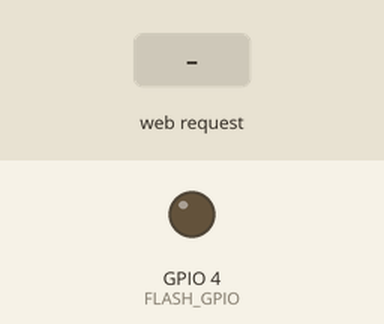
Simulated run of this sketch. Board: ESP32. On the bench: output pins drawn as LEDs (lit = HIGH). The test bench sets the inputs (shaded band). WiFi joins after 1.5 s; servers stay silent unless stated; the camera gives no picture; what the sketch prints to the serial monitor is not drawn.

Above: at 3.0 s.
3.1 s: HTTP request GET /flash/on received
At 3.9 s:
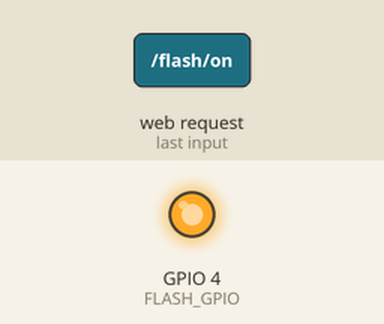
4.6 s: HTTP request GET /flash/off received
At 5.0 s:
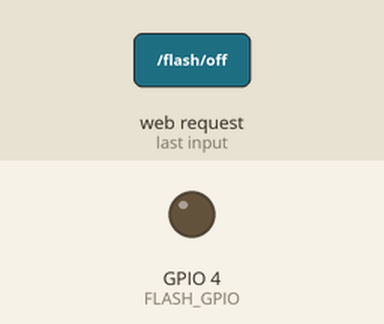
6.1 s: HTTP request GET /flash/on?plain=1 received
At 7.4 s:
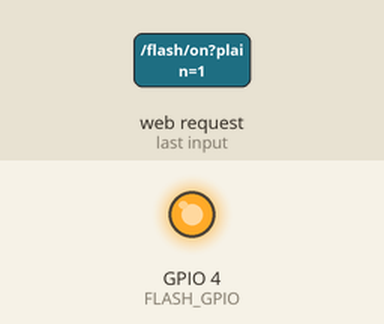
Timing chart, 0 to 9.1 s (numbered marks = the images above; inputs shaded):
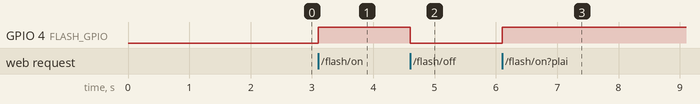

Measured:
- after the input at 3.1 s, GPIO 4 (FLASH_GPIO): LOW → HIGH at once
- after the input at 4.6 s, GPIO 4 (FLASH_GPIO): HIGH → LOW at once
- after the input at 6.1 s, GPIO 4 (FLASH_GPIO): LOW → HIGH at once

The sketch:

esp32_camera_server.ino
```cpp
// --- กำหนดพินกล้องสำหรับ AI Thinker ESP32-CAM (แทน board_config.h) ---
#define PWDN_GPIO_NUM     32
#define RESET_GPIO_NUM    -1
#define XCLK_GPIO_NUM     0
#define SIOD_GPIO_NUM     26
#define SIOC_GPIO_NUM     27

#define Y9_GPIO_NUM       35
#define Y8_GPIO_NUM       34
#define Y7_GPIO_NUM       39
#define Y6_GPIO_NUM       36
#define Y5_GPIO_NUM       21
#define Y4_GPIO_NUM       19
#define Y3_GPIO_NUM       18
#define Y2_GPIO_NUM       5

#define VSYNC_GPIO_NUM    25
#define HREF_GPIO_NUM     23
#define PCLK_GPIO_NUM     22

#define LED_GPIO_NUM      4  // ขาแฟลช LED

// --- เริ่มโค้ดหลัก ---

#include "esp_camera.h"
#include <WiFi.h>
#include <WebServer.h>

const char *ssid = "No Phone No Brand";
const char *password = "29varanpong";

WebServer server(80);

#define FLASH_GPIO LED_GPIO_NUM
#include <HTTPClient.h>

const char* ESP8266_URL = "http://172.20.10.5/post_log";

void handleReceiveAndForward() {
  String json = server.arg("plain"); // Get raw POST body from Python
  Serial.print("Received from Python: ");
  Serial.println(json);

  // Forward to ESP8266
  HTTPClient http;
  http.begin(ESP8266_URL);
  http.addHeader("Content-Type", "application/json");
  int resp = http.POST(json);
  Serial.print("Forwarded to ESP8266, response: ");
  Serial.println(resp);
  http.end();

  server.send(200, "text/plain", "Log received and forwarded");
}

void handleFlashOn() {
  digitalWrite(FLASH_GPIO, HIGH);
  server.send(200, "text/plain", "Flash ON");
}

void handleFlashOff() {
  digitalWrite(FLASH_GPIO, LOW);
  server.send(200, "text/plain", "Flash OFF");
}

void handleStream() {
  WiFiClient client = server.client();

  String response = "HTTP/1.1 200 OK\r\n";
  response += "Content-Type: multipart/x-mixed-replace; boundary=frame\r\n\r\n";
  server.sendContent(response);

  while (true) {
    camera_fb_t * fb = esp_camera_fb_get();
    if (!fb) {
      Serial.println("Camera capture failed");
      return;
    }

    response = "--frame\r\n";
    response += "Content-Type: image/jpeg\r\n";
    response += "Content-Length: " + String(fb->len) + "\r\n\r\n";

    server.sendContent(response);
    client.write(fb->buf, fb->len);
    server.sendContent("\r\n");

    esp_camera_fb_return(fb);

    if (!client.connected()) {
      break;
    }
  }
}

void setupLedFlash() {
  pinMode(FLASH_GPIO, OUTPUT);
  digitalWrite(FLASH_GPIO, LOW);
}

void startCameraServer() {
  server.on("/flash/on", HTTP_GET, handleFlashOn);
  server.on("/flash/off", HTTP_GET, handleFlashOff);
  server.on("/stream", HTTP_GET, handleStream);
  server.on("/receive", HTTP_POST, handleReceiveAndForward);

  server.begin();
  Serial.println("HTTP server started");
}


void setup() {
  Serial.begin(115200);
  Serial.setDebugOutput(true);
  Serial.println();

  camera_config_t config;
  config.ledc_channel = LEDC_CHANNEL_0;
  config.ledc_timer = LEDC_TIMER_0;
  config.pin_d0 = Y2_GPIO_NUM;
  config.pin_d1 = Y3_GPIO_NUM;
  config.pin_d2 = Y4_GPIO_NUM;
  config.pin_d3 = Y5_GPIO_NUM;
  config.pin_d4 = Y6_GPIO_NUM;
  config.pin_d5 = Y7_GPIO_NUM;
  config.pin_d6 = Y8_GPIO_NUM;
  config.pin_d7 = Y9_GPIO_NUM;
  config.pin_xclk = XCLK_GPIO_NUM;
  config.pin_pclk = PCLK_GPIO_NUM;
  config.pin_vsync = VSYNC_GPIO_NUM;
  config.pin_href = HREF_GPIO_NUM;
  config.pin_sccb_sda = SIOD_GPIO_NUM;
  config.pin_sccb_scl = SIOC_GPIO_NUM;
  config.pin_pwdn = PWDN_GPIO_NUM;
  config.pin_reset = RESET_GPIO_NUM;
  config.xclk_freq_hz = 20000000;
  config.frame_size = FRAMESIZE_UXGA;
  config.pixel_format = PIXFORMAT_JPEG;
  config.grab_mode = CAMERA_GRAB_WHEN_EMPTY;
  config.fb_location = CAMERA_FB_IN_PSRAM;
  config.jpeg_quality = 12;
  config.fb_count = 1;

  if (config.pixel_format == PIXFORMAT_JPEG) {
    if (psramFound()) {
      config.jpeg_quality = 10;
      config.fb_count = 2;
      config.grab_mode = CAMERA_GRAB_LATEST;
    } else {
      config.frame_size = FRAMESIZE_SVGA;
      config.fb_location = CAMERA_FB_IN_DRAM;
    }
  } else {
    config.frame_size = FRAMESIZE_240X240;
#if CONFIG_IDF_TARGET_ESP32S3
    config.fb_count = 2;
#endif
  }

#if defined(CAMERA_MODEL_ESP_EYE)
  pinMode(13, INPUT_PULLUP);
  pinMode(14, INPUT_PULLUP);
#endif

  esp_err_t err = esp_camera_init(&config);
  if (err != ESP_OK) {
    Serial.printf("Camera init failed with error 0x%x\n", err);
    return;
  }

  sensor_t *s = esp_camera_sensor_get();

  if (s->id.PID == OV3660_PID) {
    s->set_vflip(s, 1);
    s->set_brightness(s, 1);
    s->set_saturation(s, -2);
  }
  if (config.pixel_format == PIXFORMAT_JPEG) {
    s->set_framesize(s, FRAMESIZE_QVGA);
  }

#if defined(CAMERA_MODEL_M5STACK_WIDE) || defined(CAMERA_MODEL_M5STACK_ESP32CAM)
  s->set_vflip(s, 1);
  s->set_hmirror(s, 1);
#endif

#if defined(CAMERA_MODEL_ESP32S3_EYE)
  s->set_vflip(s, 1);
#endif

#if defined(LED_GPIO_NUM)
  setupLedFlash();
#endif

  WiFi.begin(ssid, password);
  WiFi.setSleep(false);

  Serial.print("WiFi connecting");
  while (WiFi.status() != WL_CONNECTED) {
    delay(500);
    Serial.print(".");
  }
  Serial.println();
  Serial.println("WiFi connected");
  Serial.print("IP address: ");
  Serial.println(WiFi.localIP());

  startCameraServer();

  Serial.println("Camera Ready! Use:");
  Serial.printf("  Flash ON:  http://%s/flash/on\n", WiFi.localIP().toString().c_str());
  Serial.printf("  Flash OFF: http://%s/flash/off\n", WiFi.localIP().toString().c_str());
  Serial.printf("  Stream:    http://%s/stream\n", WiFi.localIP().toString().c_str());
}

void loop() {
  server.handleClient();
  delay(1);
}
```
